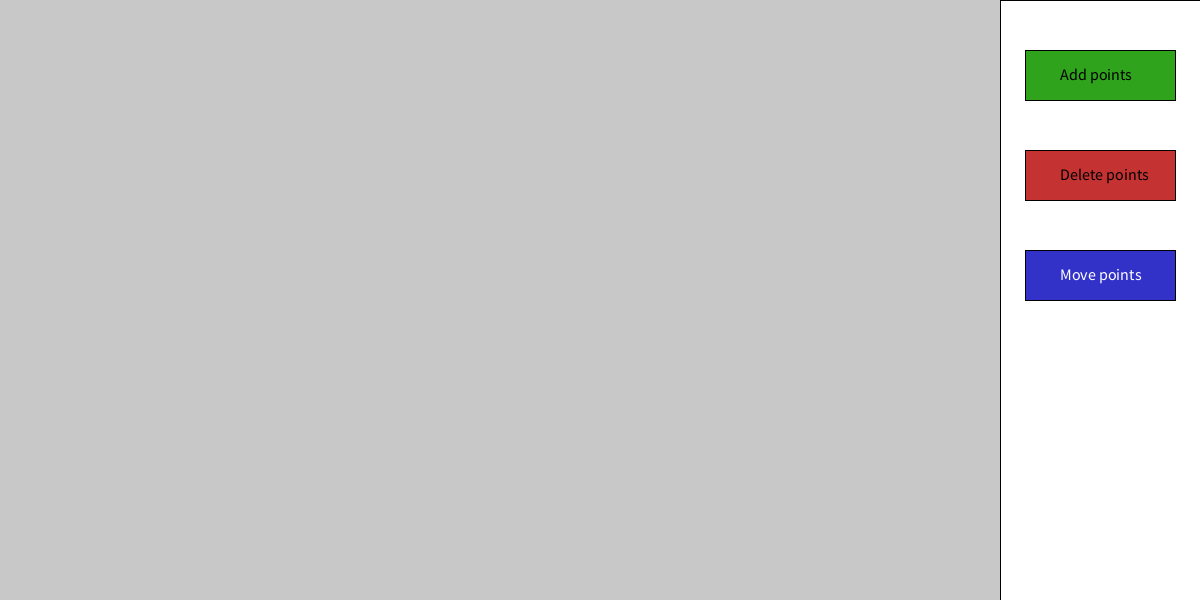
Frame 1 (no input)
Frame 60 (the mouse pressed at the canvas centre just before this capture): identical to frame 1, image omitted
Frame 120 (the mouse held since frame 60 and released just before this capture): identical to frame 1, image omitted

The Processing sketch that drew this single still picture (run headless with seeded random() and noise(); from frame 60 on, the mouse is pressed at the canvas centre):

// Processing sketch: geometricke_procesing
// ── geometricke_procesing.pde
void setup(){
  background(200,200,200);
  size(1200,600);
  rect(1000,0,200,600);
  
  //add points
  fill(48,163,28);
  rect(1025,50,150,50);
  fill(0);
  textSize(16);
  text("Add points", 1060, 80);
  
  //delete points
  fill(197,50,50);
  rect(1025,150,150,50);
  fill(0);
  textSize(16);
  text("Delete points", 1060, 180);
  
  //move points
  fill(50,50,200);
  rect(1025,250,150,50);
  fill(255);
  textSize(16);
  text("Move points", 1060, 280);
}

int max_points = 1000;
int point_counter = 0;

FloatList xPos = new FloatList();
FloatList yPos = new FloatList();

boolean AddPoints = false;
boolean DeletePoints = false;
boolean MovePoints = false;

boolean IsPointMoving = false;
int movingPointIndex = -1;


void draw() {
  fill(0);
  if (mousePressed) {
    //print("mouse", mouseX, mouseY); //<>//
    if(mouseButton == RIGHT){
      DisableButtons();
      if(IsPointMoving) CancelPointMoving();
    }
    else {
     if(mouseX > 1025 && mouseX < 1175 && mouseY > 50 && mouseY < 100){
       DisableButtons();
       AddPoints();
     }
     if(mouseX > 1025 && mouseX < 1175 && mouseY > 150 && mouseY < 200){
       DisableButtons();
       DeletePoints();
     }
     if(mouseX > 1025 && mouseX < 1175 && mouseY > 250 && mouseY < 300){
       DisableButtons();
       MovePoints();
     }
     if(AddPoints && mouseX < 1000){
       drawPoint(mouseX,mouseY);
     }
     if(DeletePoints){
       deletePoint(mouseX, mouseY);
     }
     
     if(IsPointMoving){
      movePoint(mouseX, mouseY);
      IsPointMoving = false;
      movingPointIndex = -1;
     }
     
     if(MovePoints && !IsPointMoving){
      IsPointMoving =  setPointMoving(mouseX, mouseY); 
     }
    }
  }
}



void movePoint(float x, float y){
 fill(200,200,200);
 ellipse(xPos.get(movingPointIndex), yPos.get(movingPointIndex),15,15);
 
 xPos.remove(movingPointIndex);
 yPos.remove(movingPointIndex);
 
 drawPoint(x,y);
 point_counter--;
 xPos.append(x);
 yPos.append(y);
}

boolean setPointMoving(float x, float y){
 for(int i = 0;i < point_counter; i++){
   //println(mouseX," ", mouseY, xPos.get(i), yPos.get(i)); 
   if(x > xPos.get(i) - 5 && x < xPos.get(i) + 5 && y > yPos.get(i) - 5 && y < yPos.get(i) + 5){
     movingPointIndex = i; 
     
     fill(50,50,200);
     ellipse(xPos.get(i),yPos.get(i),11,11);
     
     return true;
    }
  }
  
  movingPointIndex = -1;
  return false;
}

void deletePoint(float x, float y){
 int remove_index = -1;
 for(int i = 0;i < point_counter; i++){
   //println(mouseX," ", mouseY, xPos.get(i), yPos.get(i)); 
   if(x > xPos.get(i) - 5 && x < xPos.get(i) + 5 && y > yPos.get(i) - 5 && y < yPos.get(i) + 5){
     remove_index = i; 
     
     fill(200,200,200);
     ellipse(xPos.get(i),yPos.get(i),15,15);
    }
  }
  
  if(remove_index != -1){
   xPos.remove(remove_index);
   yPos.remove(remove_index);
   point_counter--; 
  } 
}

void drawPoint(float x, float y){
  for(int i = 0; i < point_counter; i++){
   if(xPos.get(i) == x && yPos.get(i) == y) return; 
  }
  
  fill(0);
  ellipse(x,y,10,10);
    
  xPos.append(x);
  yPos.append(y);
  point_counter++;
}

void AddPoints(){
  AddPoints = true;
      
  fill(200,50,50);
  noStroke();
  ellipse(1015,75,15,15);
}

void DeletePoints(){
  DeletePoints = true;
      
  fill(200,50,50);
  noStroke();
  ellipse(1015,175,15,15);
}

void MovePoints(){
  MovePoints = true;
      
  fill(200,50,50);
  noStroke();
  ellipse(1015,275,15,15);
}

void CancelPointMoving(){
 IsPointMoving = false;
 fill(200,200,200);
 ellipse(xPos.get(movingPointIndex), yPos.get(movingPointIndex),15,15);
 fill(0);
 ellipse(xPos.get(movingPointIndex), yPos.get(movingPointIndex),10,10);
 movingPointIndex = -1;
}

void DisableButtons(){
 noStroke();
 AddPoints = false;
 DeletePoints = false;
 MovePoints = false;
 
 fill(255);
 ellipse(1015,75,16,16);
 ellipse(1015,175,16,16);
 ellipse(1015,275,16,16); 
}
